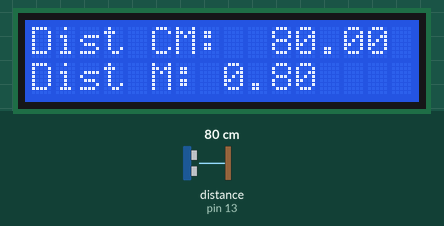
The sketch below on a simulated Arduino Uno, built with avr-gcc and run on an emulated ATmega328P. Parts: 16×2 character LCD. The inputs (shaded band) are chosen by the test bench; at power-on: distance to the obstacle (sensor on pin 13) 80 cm. The echo pulse lasts 58.3 µs per cm.

Above: at 1.2 s.
1.3 s: distance to the obstacle (sensor on pin 13) set to 2 cm
At 2.7 s:
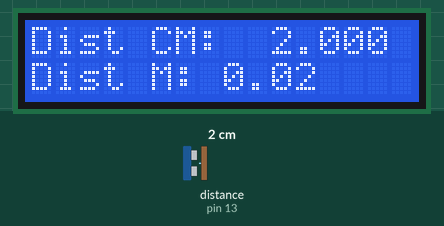
3.0 s: distance to the obstacle (sensor on pin 13) set to 4 cm
At 4.3 s:
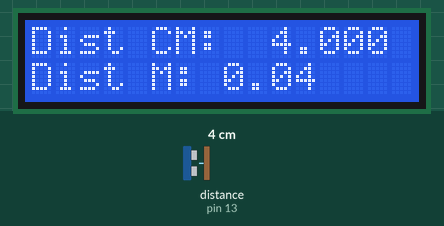
4.6 s: distance to the obstacle (sensor on pin 13) set to 9 cm
At 4.9 s:
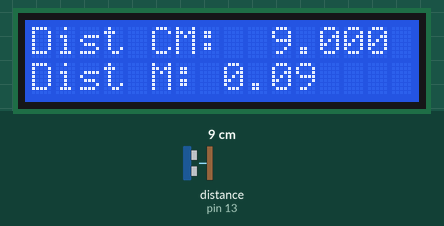
Timing chart, 0 to 7.6 s (numbered marks = the images above; inputs shaded):
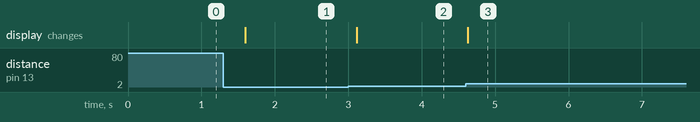

Measured:
- after the input at 1.3 s, the display: changes after 0.30 s (image 1)
- after the input at 3.0 s, the display: changes after 0.11 s (image 2)
- after the input at 4.6 s, the display: changes at once (image 3)

The sketch:

distancia_aparecendo_no_display.ino
```cpp
#include<HCSR04.h>
#include <LiquidCrystal.h>
LiquidCrystal lcd(7,6,5,4,3,2);

#define trig 12
#define echo 13
UltraSonicDistanceSensor sensor(trig, echo);

float dis_cm=0;
float dis_m=0;


void setup() {
  lcd.begin(16,2);
  Serial.begin(9600);
}

void loop() {

  dis_cm=sensor.measureDistanceCm();
  dis_m=dis_cm/100;
  lcd.setCursor(0,0);
  lcd.print("Dist CM: ");
  lcd.print(9,0);
  lcd.print(dis_cm);
  lcd.setCursor(0,1);
  lcd.print("Dist M: ");
  lcd.print(dis_m);
  delay(500);
}
```
